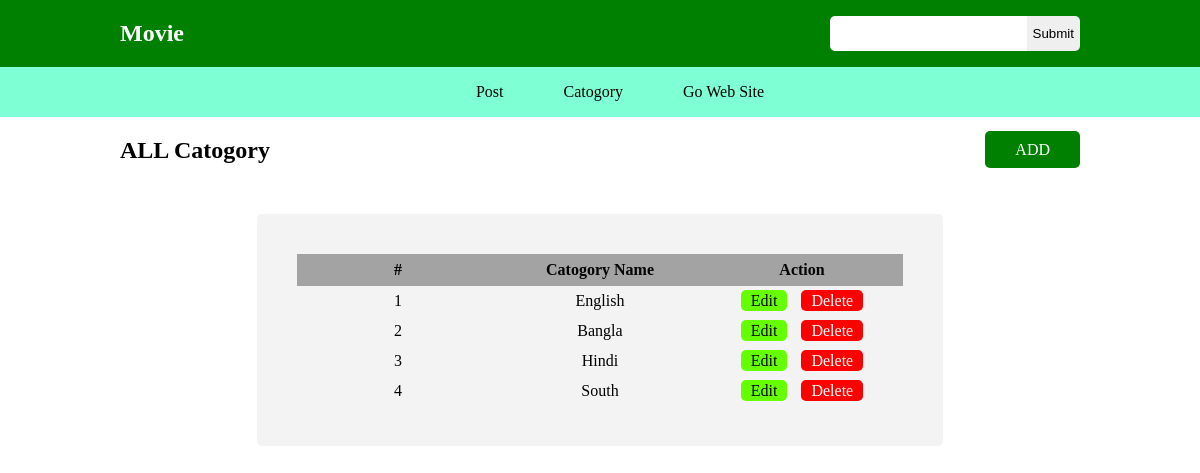
/admin/catogory/catogory.php (signed in), run on the app's committed database.
### tables this page shows
CREATE TABLE `catogory` (
  `id` int NOT NULL,
  `catogory_name` varchar(200) NOT NULL
);

### admin/catogory/catogory.php (the view, shortened to what this page needs)
<?php
    include "../master_admin/header.php";
    $selesct = "SELECT * FROM catogory";
    $result = mysqli_query($conn,$selesct);
?>
<!DOCTYPE html>
<html lang="en">
<head>
    <link rel="stylesheet" href="../../css/style.css">
</head>
<body>
    <section class="add_section">
        <div class="add_section_div">
            <div>
                <h1>ALL Catogory</h1>
            </div>
            <div>
                <a href="create.php" class="add_button">ADD</a>
            </div>
        </div>
    </section>
    <section class="catogory_table">
        <div>
        <table>
            <thead>
                <tr>
                    <th>#</th>
                    <th>Catogory Name</th>
                    <th>Action</th>
                </tr>
            </thead>
            <tbody>
                <?php
                    $num = 1;
                    foreach($result as $view):
                ?>
                <tr>
                    <td><?= $num++;?></td>
                    <td><?= $view['catogory_name']?></td>
                    <td>
                        <a href="create.php?edit_id=<?= $view['id']?>" class="edit_btn">Edit</a>
                        <a href="sotre.php?delete_id=<?= $view['id']?>" class="delete_btn">Delete</a>
                    </td>
                </tr>
                <?php endforeach;?>
            </tbody>
        </table>
        </div>
    </section>
</body>
</html>

### css/style.css (style rules this page uses)
body { margin: 0 auto; min-height: 100vh; }
a { text-decoration: none; color: white; }
.catogory_table { display: flex; justify-content: center; margin-top: 30px; align-items: center; text-align: center; }
.catogory_table div { background-color: #f3f3f3; padding: 40px; border-radius: 5px; }
.catogory_table table { border-collapse: collapse; }
.catogory_table table th { width: 200px; background-color: #a3a3a3; height: 30px; color: rgb(4, 4, 4); }
.catogory_table table tr { height: 30px; }
.add_section { display: flex; justify-content: center; align-items: center; }
.add_section_div { width: 80%; color: rgb(0, 0, 0); display: flex; justify-content: space-between; align-items: center; }
.add_button { padding: 10px 30px; background-color: green; border: none; color: white; border-radius: 5px; cursor: pointer; }
.delete_btn { background-color: red; color: rgb(255, 255, 255); padding: 2px 10px; border-radius: 5px; margin-left: 10px; }
.edit_btn { background-color: rgb(102, 255, 0); color: rgb(0, 0, 0); padding: 2px 10px; border-radius: 5px; }

### data on the page
catogory: catogory_name "English"
catogory: catogory_name "Bangla"
catogory: catogory_name "Hindi"
catogory: catogory_name "South"
